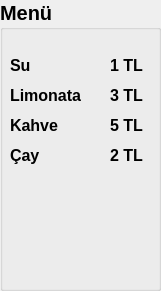
  <widget class="QGroupBox" name="groupBox_8">
   <property name="geometry">
    <rect>
     <x>620</x>
     <y>250</y>
     <width>161</width>
     <height>291</height>
    </rect>
   </property>
   <property name="font">
    <font>
     <family>Leelawadee UI</family>
     <pointsize>15</pointsize>
     <weight>75</weight>
     <bold>true</bold>
    </font>
   </property>
   <property name="title">
    <string>Menü</string>
   </property>
   <widget class="QLabel" name="label_13">
    <property name="geometry">
     <rect>
      <x>10</x>
      <y>50</y>
      <width>71</width>
      <height>31</height>
     </rect>
    </property>
    <property name="font">
     <font>
      <pointsize>12</pointsize>
     </font>
    </property>
    <property name="layoutDirection">
     <enum>Qt::LeftToRight</enum>
    </property>
    <property name="text">
     <string>Su</string>
    </property>
   </widget>
   <widget class="QLabel" name="label_14">
    <property name="geometry">
     <rect>
      <x>110</x>
      <y>50</y>
      <width>47</width>
      <height>31</height>
     </rect>
    </property>
    <property name="font">
     <font>
      <pointsize>12</pointsize>
     </font>
    </property>
    <property name="text">
     <string>1 TL</string>
    </property>
   </widget>
   <widget class="QLabel" name="label_15">
    <property name="geometry">
     <rect>
      <x>10</x>
      <y>80</y>
      <width>81</width>
      <height>31</height>
     </rect>
    </property>
    <property name="font">
     <font>
      <pointsize>12</pointsize>
     </font>
    </property>
    <property name="layoutDirection">
     <enum>Qt::LeftToRight</enum>
    </property>
    <property name="text">
     <string>Limonata</string>
    </property>
   </widget>
   <widget class="QLabel" name="label_16">
    <property name="geometry">
     <rect>
      <x>10</x>
      <y>140</y>
      <width>81</width>
      <height>31</height>
     </rect>
    </property>
    <property name="font">
     <font>
      <pointsize>12</pointsize>
     </font>
    </property>
    <property name="layoutDirection">
     <enum>Qt::LeftToRight</enum>
    </property>
    <property name="text">
     <string>Çay</string>
    </property>
   </widget>
   <widget class="QLabel" name="label_17">
    <property name="geometry">
     <rect>
      <x>10</x>
      <y>110</y>
      <width>71</width>
      <height>31</height>
     </rect>
    </property>
    <property name="font">
     <font>
      <pointsize>12</pointsize>
     </font>
    </property>
    <property name="layoutDirection">
     <enum>Qt::LeftToRight</enum>
    </property>
    <property name="text">
     <string>Kahve</string>
    </property>
   </widget>
   <widget class="QLabel" name="label_18">
    <property name="geometry">
     <rect>
      <x>110</x>
      <y>80</y>
      <width>47</width>
      <height>31</height>
     </rect>
    </property>
    <property name="font">
     <font>
      <pointsize>12</pointsize>
     </font>
    </property>
    <property name="text">
     <string>3 TL</string>
    </property>
   </widget>
   <widget class="QLabel" name="label_19">
    <property name="geometry">
     <rect>
      <x>110</x>
      <y>110</y>
      <width>47</width>
      <height>31</height>
     </rect>
    </property>
    <property name="font">
     <font>
      <pointsize>12</pointsize>
     </font>
    </property>
    <property name="text">
     <string>5 TL</string>
    </property>
   </widget>
   <widget class="QLabel" name="label_20">
    <property name="geometry">
     <rect>
      <x>110</x>
      <y>140</y>
      <width>47</width>
      <height>31</height>
     </rect>
    </property>
    <property name="font">
     <font>
      <pointsize>12</pointsize>
     </font>
    </property>
    <property name="text">
     <string>2 TL</string>
    </property>
   </widget>
  </widget>
